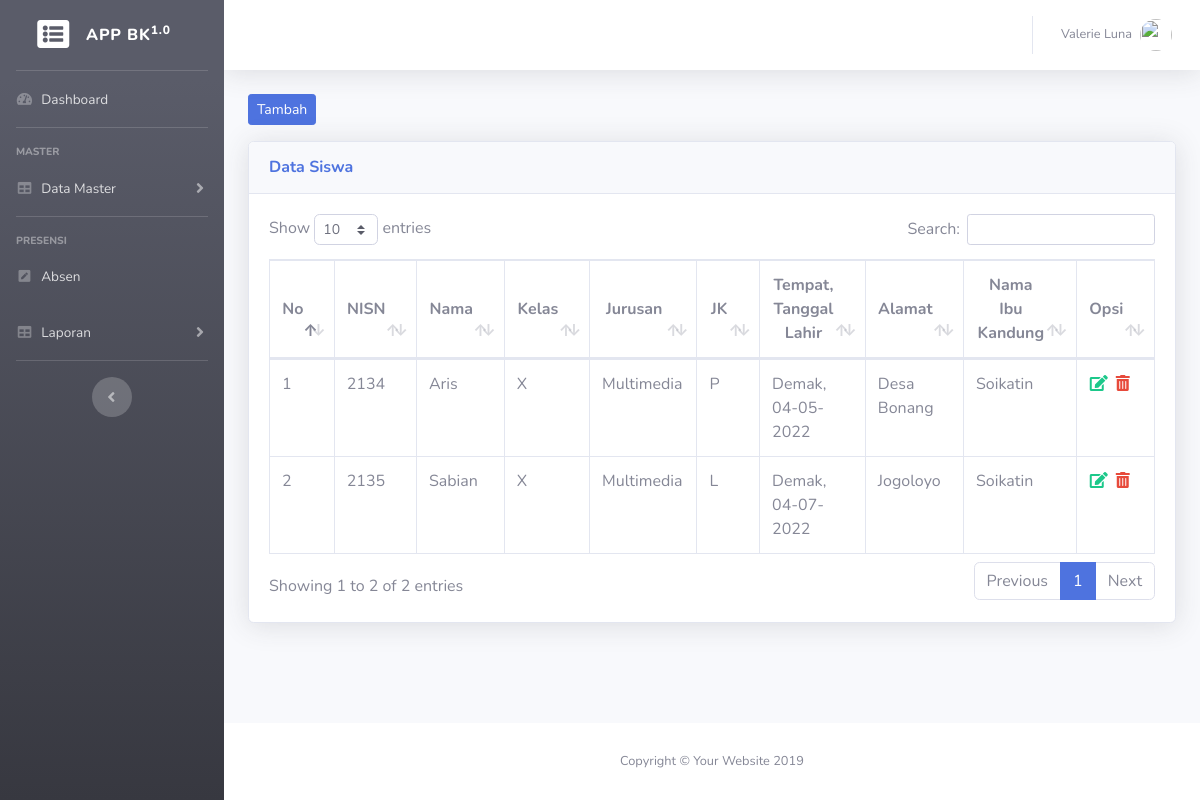
/siswa, run on an earlier commit of the app's database.
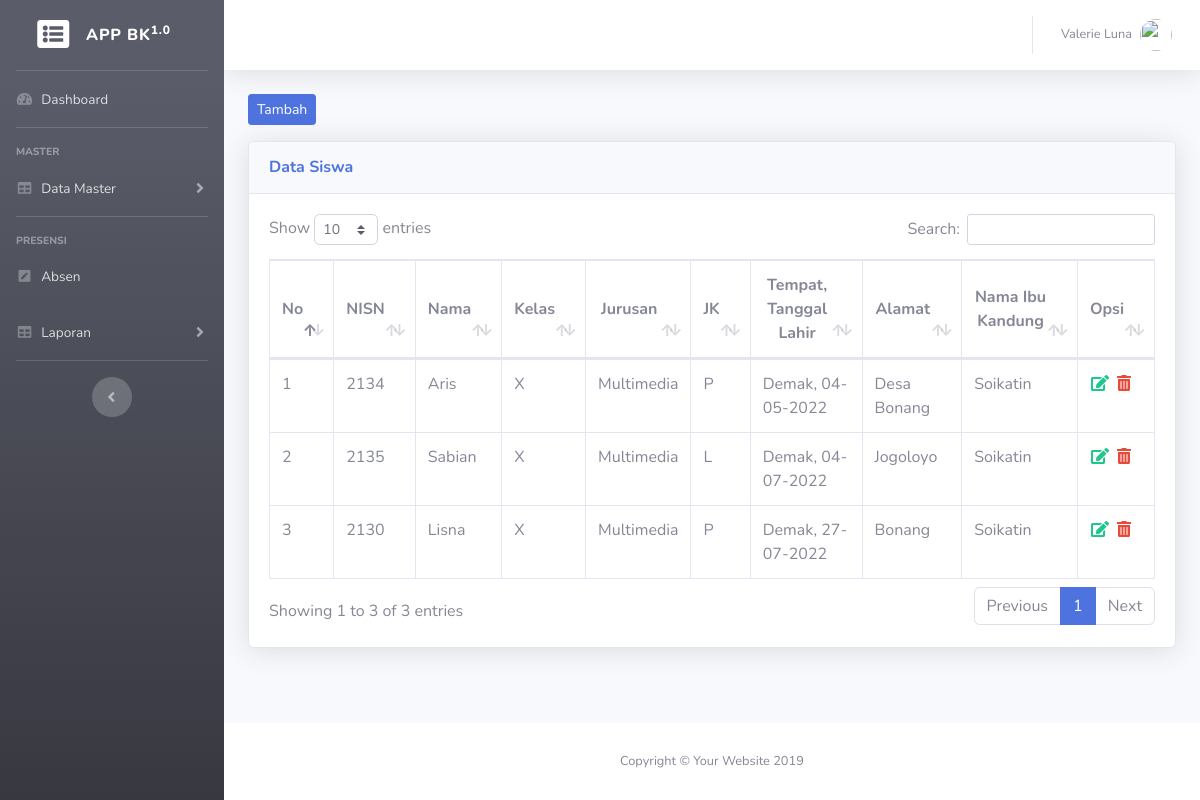
And on a later commit of the database.
### tables this page shows
CREATE TABLE `tb_siswa` (
  `id_siswa` int(11) NOT NULL,
  `nisn` varchar(20) NOT NULL,
  `nama_siswa` varchar(50) NOT NULL,
  `jk` varchar(20) NOT NULL,
  `alamat` text NOT NULL,
  `tempat_lahir` varchar(50) NOT NULL,
  `tanggal_lahir` date NOT NULL,
  `id_kelas` int(11) NOT NULL,
  `id_jurusan` int(11) NOT NULL,
  `nama_ibu` varchar(50) NOT NULL
);

CREATE TABLE `tb_kelas` (
  `id_kelas` int(11) NOT NULL,
  `kelas` varchar(10) NOT NULL
);

CREATE TABLE `tb_jurusan` (
  `id_jurusan` int(11) NOT NULL,
  `jurusan` varchar(20) NOT NULL
);

### page/siswa/siswa.php (the view)
<a href="?page=siswa&action=add" class="btn btn-sm btn-primary mb-3">Tambah</a>
<div class="card shadow mb-4">
  <div class="card-header py-3">
    <h6 class="m-0 font-weight-bold text-primary">Data Siswa</h6>
  </div>
  <div class="card-body">
    <div class="table-responsive">
      <table class="table table-bordered" id="dataTable" width="100%" cellspacing="0">
        <thead>
          <tr>
            <th width="3%" class="align-middle text-center">No</th>
            <th class="align-middle text-center">NISN</th>
            <th class="align-middle text-center">Nama</th>
            <th class="align-middle text-center">Kelas</th>
            <th class="align-middle text-center">Jurusan</th>
            <th class="align-middle text-center">JK</th>
            <th class="align-middle text-center">Tempat, Tanggal Lahir</th>
            <th class="align-middle text-center">Alamat</th>
            <th class="align-middle text-center">Nama Ibu Kandung</th>
            <th width="5%" class="align-middle text-center">Opsi</th>
          </tr>
        </thead>
        <tbody>
          <?php
           $no = 1;
           $sql = $conn->query("SELECT * FROM tb_siswa");
           while ($result = $sql->fetch_assoc()) {
           ?>
            <tr>
              <td><?= $no++; ?></td>
              <td><?= $result['nisn']; ?></td>
              <td><?= $result['nama_siswa']; ?></td>
              <?php
               $id_kelas = $result['id_kelas'];
               $kelas = $conn->query("SELECT * FROM tb_kelas WHERE id_kelas = '$id_kelas'");
               while ($resultKelas = $kelas->fetch_assoc()) {
               ?>
                <td><?= $resultKelas['kelas']; ?></td>
              <?php } ?>
              <?php
               $id_jurusan = $result['id_jurusan'];
               $jurusan = $conn->query("SELECT * FROM tb_jurusan WHERE id_jurusan = '$id_jurusan'");
               while ($resultjurusan = $jurusan->fetch_assoc()) {
               ?>
                <td><?= $resultjurusan['jurusan']; ?></td>
              <?php } ?>
              <td><?= $result['jk']; ?></td>
              <td><?= $result['tempat_lahir']; ?>, <?= date('d-m-Y', strtotime($result['tanggal_lahir'])); ?></td>
              <td><?= $result['alamat']; ?></td>
              <td><?= $result['nama_ibu']; ?></td>
              <td>
                <a href="?page=siswa&action=edit&id=<?= $result['id_siswa']; ?>" data-toggle="tooltip" data-placement="top" title="edit"><i class="fas fa-fw fa-edit text-success"></i></a>
                <a href="?page=siswa&action=delete&id=<?= $result['id_siswa']; ?>" onclick="return confirm('Anda Yakin akan menghapus data ini...?')" data-toggle="tooltip" data-placement="top" title="delete"><i class="fas fa-fw fa-trash-alt text-danger"></i></a>
              </td>
            </tr>
          <?php } ?>
        </tbody>
      </table>
    </div>
  </div>
</div>

### index.php (shortened to what this page needs)
<!DOCTYPE html>
<html lang="en">
<head>
  <link href="vendor/fontawesome-free/css/all.min.css" rel="stylesheet" type="text/css">
  <link href="css/sb-admin-2.min.css" rel="stylesheet">
  <link href="vendor/datatables/dataTables.bootstrap4.min.css" rel="stylesheet">
</head>
<body id="page-top">
  <div id="wrapper">
    <ul class="navbar-nav bg-gradient-dark sidebar sidebar-dark accordion" id="accordionSidebar">
      <a class="sidebar-brand d-flex align-items-center justify-content-center" href="./">
        <div class="sidebar-brand-icon">
          <i class="fas fa-list-alt"></i>
        </div>
        <div class="sidebar-brand-text mx-3">App BK<sup>1.0</sup></div>
      </a>
      <hr class="sidebar-divider my-0">
      <li class="nav-item">
        <a class="nav-link" href="./">
          <i class="fas fa-fw fa-tachometer-alt"></i>
          <span>Dashboard</span></a>
      </li>
      <hr class="sidebar-divider">
      <div class="sidebar-heading">
        Master
      </div>
      <li class="nav-item">
        <a class="nav-link collapsed" href="#" data-toggle="collapse" data-target="#collapseTwo" aria-expanded="true" aria-controls="collapseTwo">
          <i class="fas fa-fw fa-table"></i>
          <span>Data Master</span>
        </a>
      </li>
      <hr class="sidebar-divider">
      <div class="sidebar-heading">
        Presensi
      </div>
      <li class="nav-item">
        <a class="nav-link" href="absen">
          <i class="fas fa-fw fa-pen-square"></i>
          <span>Absen</span></a>
      </li>
      <li class="nav-item">
        <a class="nav-link collapsed" href="#" data-toggle="collapse" data-target="#collapseOne" aria-expanded="true" aria-controls="collapseOne">
          <i class="fas fa-fw fa-table"></i>
          <span>Laporan</span>
        </a>
      </li>
      <hr class="sidebar-divider d-none d-md-block">
      <div class="text-center d-none d-md-inline">
        <button class="rounded-circle border-0" id="sidebarToggle"></button>
      </div>
    </ul>
    <div id="content-wrapper" class="d-flex flex-column">
      <div id="content">
        <nav class="navbar navbar-expand navbar-light bg-white topbar mb-4 static-top shadow">
          <ul class="navbar-nav ml-auto">
            <li class="nav-item dropdown no-arrow">
              <a class="nav-link dropdown-toggle" href="#" id="userDropdown" role="button" data-toggle="dropdown" aria-haspopup="true" aria-expanded="false">
                <span class="mr-2 d-none d-lg-inline text-gray-600 small">Valerie Luna</span>
                <img class="img-profile rounded-circle" src="https://source.unsplash.com/QAB-WJcbgJk/60x60">
              </a>
            </li>
          </ul>
        </nav>
        <div class="container-fluid">
          <?php include('inc/content.php'); ?>
        </div>
      </div>
      <footer class="sticky-footer bg-white">
        <div class="container my-auto">
          <div class="copyright text-center my-auto">
            <span>Copyright &copy; Your Website 2019</span>
          </div>
        </div>
      </footer>
    </div>
  </div>
</body>
</html>

### inc/content.php (shortened to what this page needs)
<?php
$page = $_GET['page'];
$action = $_GET['action'];
if ($page == 'siswa') {
  if ($action == '') {
    include "page/siswa/siswa.php";
  } elseif ($action == 'add') {
    include "page/siswa/add.php";
  } elseif ($action == 'edit') {
    include "page/siswa/edit.php";
  } elseif ($action == 'delete') {
    include "page/siswa/delete.php";
  }
}
 elseif ($page == 'harian') {
  if ($action == '') {
    include "page/laporan/harian.php";
  }
}elseif ($page == 'bulanan') {
  if ($action == '') {
    include "page/laporan/bulanan.php";
  }
}
 else {
  include "inc/dashboard.php";
}

What changed in the data, as far as the page shows it:
added tb_siswa: nisn "2130", nama_siswa "Lisna", jk "P", tempat_lahir "Demak", tanggal_lahir "27-07-2022", alamat "Bonang", nama_ibu "Soikatin", tb_kelas (kelas "X"), tb_jurusan (jurusan "Multimedia")
Also different on the page:
text written by a page script: "Show entries Search: Showing 1 to 2 of 2 entries Previous 1 Next" → "Show entries Search: Showing 1 to 3 of 3 entries Previous 1 Next"
